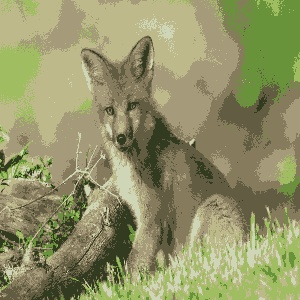
#> input picture quantized_photos/image_116.jpg, 300 x 300 px, given in place of image_1.jpg, which was not available
$ python grid_divider2.py
#> lines starting #> are read from the running program, lines starting #| are printed output that depends on the picture; pictures that were not available may be replaced by others from this repository, and a replacement may not be noted
import pathlib
import json
import os
import math
import random

import numpy as np
import cv2

def get_average_color(img):
    average_color = np.average(np.average(img, axis=0), axis=0)
    average_color = np.around(average_color, decimals=-1)
    average_color = tuple(int(i) for i in average_color)
    return average_color

def get_closest_color(color, colors):
    cr, cg, cb = color

    min_difference = float("inf")
    closest_color = None
    for c in colors:
        r, g, b = eval(c)
        difference = math.sqrt((r - cr) ** 2 + (g - cg) ** 2 + (b - cb) ** 2)
        if difference < min_difference:
            min_difference = difference
            closest_color = eval(c)

    return closest_color

if "cache.json" not in os.listdir():
    imgs_dir = pathlib.Path("quantized_photos")
    images = list(imgs_dir.glob("*\\*.jpg"))

    data = {}
    for img_path in images:
        img = cv2.imread(str(img_path))
        average_color = get_average_color(img)
        if str(tuple(average_color)) in data:
            data[str(tuple(average_color))].append(str(img_path))
        else:
            data[str(tuple(average_color))] = [str(img_path)]
    with open("cache.json", "w") as file:
        json.dump(data, file, indent=2, sort_keys=True)
    print("Caching done")

with open("cache.json", "r") as file:
    data = json.load(file)

input_image_path = (r"C:\Users\peter_idoko.VACFSS\Documents\VSCode\mosaicGenerator\scraped_photos\image_1.jpg")
img = cv2.imread(input_image_path)
#> img is the input picture: shape (300, 300, 3); mean B, G, R 103.4, 147.1, 146
img_height, img_width, _ = img.shape
#> img_height = 300; img_width = 300
tile_height, tile_width = 50, 50
num_tiles_h, num_tiles_w = img_height // tile_height, img_width // tile_width
#> num_tiles_h = 6; num_tiles_w = 6
img = img[:tile_height * num_tiles_h, :tile_width * num_tiles_w]

tiles = []
for y in range(0, img_height, tile_height):
    for x in range(0, img_width, tile_width):
        tiles.append((y, y + tile_height, x, x + tile_width))

for tile in tiles:
    y0, y1, x0, x1 = tile
#> y0 = 0; y1 = 50; x0 = 0; x1 = 50
    try:
        average_color = get_average_color(img[y0:y1, x0:x1])
#> in get_average_color, `average_color = np.average(np.average(img, axis=0), axis=0)`: average_color = [129.5, 181.4, 181.3]
#> in get_average_color, `average_color = np.average(np.average(img, axis=0), axis=0)`:
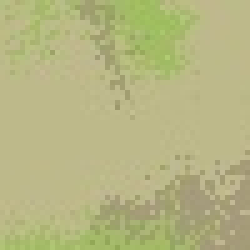
#> img: shape (50, 50, 3) (shown 5 times larger); mean of channels 0, 1, 2 129.5, 181.4, 181.3; drawn as B, G, R
#> in get_average_color, `average_color = np.around(average_color, decimals=-1)`: average_color = [130, 180, 180]
#> in get_average_color, `average_color = tuple(int(i) for i in average_color)`: average_color = (130, 180, 180)
#> average_color = (130, 180, 180)
    except Exception:
        continue
    closest_color = get_closest_color(average_color, data.keys())
#> in get_closest_color, `cr, cg, cb = color`: cr = 130; cg = 180
#> after the loop in get_closest_color, `for c in colors:`: min_difference = inf

#> (the run stopped early here; a loop or call above may not have finished)

$ run again, on quantized_photos/image_209.jpg
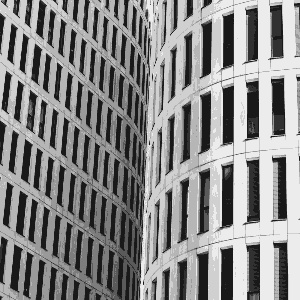
#> input picture quantized_photos/image_209.jpg, 300 x 300 px, given in place of image_1.jpg, which was not available
#> img is the input picture: shape (300, 300, 3); min 17, max 244, mean 137.9
#> in get_average_color, `average_color = np.average(np.average(img, axis=0), axis=0)`: average_color = [142.7, 142.7, 142.7]
#> in get_average_color, `average_color = np.average(np.average(img, axis=0), axis=0)`:
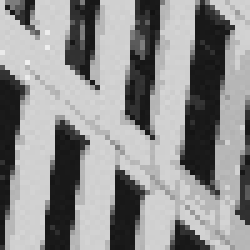
#> img: shape (50, 50, 3) (shown 5 times larger); min 18, max 240, mean 142.7
#> in get_average_color, `average_color = np.around(average_color, decimals=-1)`: average_color = [140, 140, 140]
#> in get_average_color, `average_color = tuple(int(i) for i in average_color)`: average_color = (140, 140, 140)
#> cr = 140
#> after the loop in get_closest_color, `for c in colors:`: min_difference = inf

$ run again, on quantized_photos/image_228.jpg
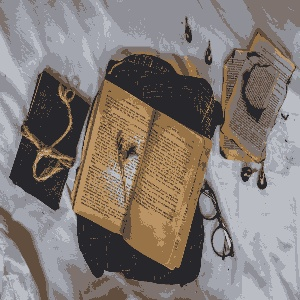
#> input picture quantized_photos/image_228.jpg, 300 x 300 px, given in place of image_1.jpg, which was not available
#> img is the input picture: shape (300, 300, 3); mean B, G, R 116.9, 122, 130.7
#> in get_average_color, `average_color = np.average(np.average(img, axis=0), axis=0)`: average_color = [157.3, 150, 149.7]
#> in get_average_color, `average_color = np.average(np.average(img, axis=0), axis=0)`:
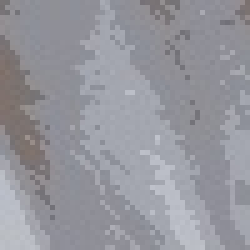
#> img: shape (50, 50, 3) (shown 5 times larger); mean of channels 0, 1, 2 157.3, 150, 149.7; drawn as B, G, R
#> in get_average_color, `average_color = np.around(average_color, decimals=-1)`: average_color = [160, 150, 150]
#> in get_average_color, `average_color = tuple(int(i) for i in average_color)`: average_color = (160, 150, 150)
#> cr = 160; cg = 150
#> after the loop in get_closest_color, `for c in colors:`: min_difference = inf
